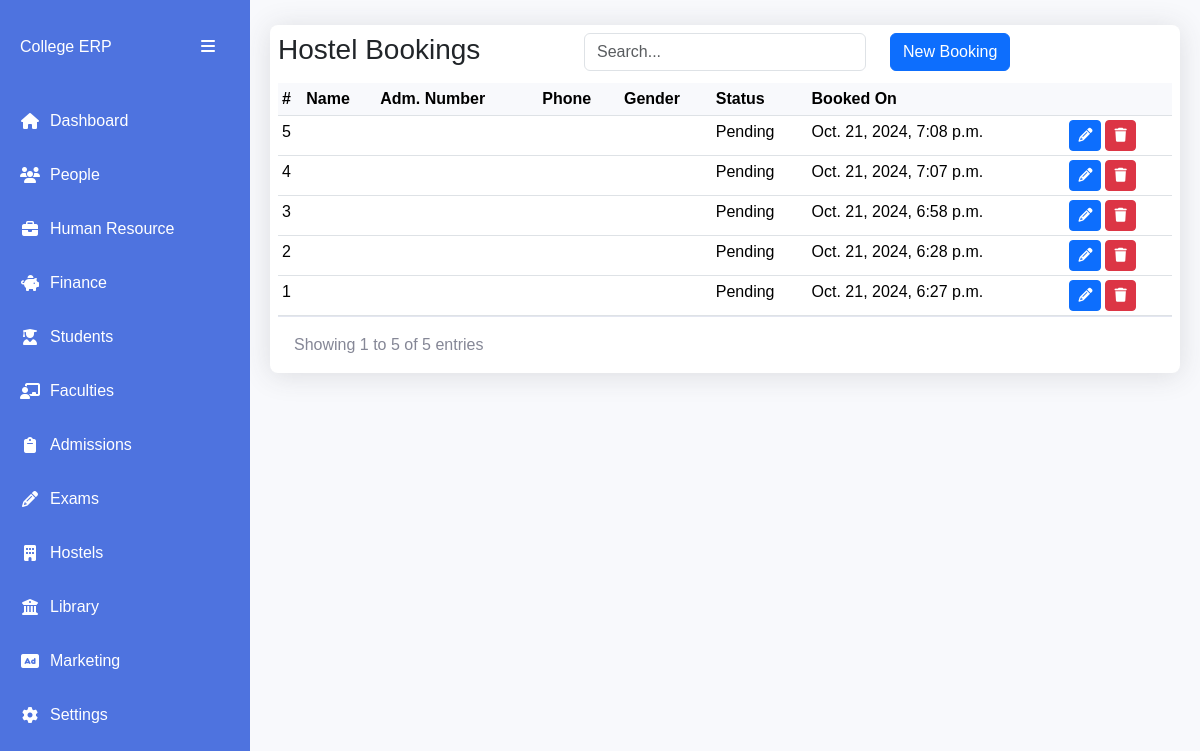
Screenshot of /hostels/bookings/ with the database file from the repository.
### apps/hostels/models.py (models this page shows, shortened)
class Booking(AbsoluteBaseModel):
    student = models.OneToOneField(
        "students.Student", on_delete=models.CASCADE, null=True
    )
    hostel_room = models.ForeignKey(
        "hostels.HostelRoom", on_delete=models.CASCADE, null=True
    )
    status = models.CharField(
        max_length=255, choices=BOOKING_STATUSES, default="Pending"
    )

### apps/hostels/views.py (the view)
# urls.py: path("bookings/", BookingsListView.as_view(), name="bookings"),
class BookingsListView(ListView):
    model = Booking
    template_name = "hostels/bookings/bookings.html"
    context_object_name = "bookings"
    paginate_by = 8
    def get_queryset(self):
        queryset = super().get_queryset()
        search_query = self.request.GET.get("search", "")
        if search_query:
            queryset = queryset.filter(
                Q(id__icontains=search_query)
                | Q(student__registration_number__icontains=search_query)
            )
        return queryset.annotate(
            is_pending=Case(
                When(
                    status="Pending", then=Value(0)
                ),  # Pending bookings are given a value of 0
                default=Value(1),  # All other statuses are given a value of 1
                output_field=IntegerField(),
            )
        ).order_by("-created_on")
    def get_context_data(self, **kwargs):
        context = super().get_context_data(**kwargs)
        context["search_query"] = self.request.GET.get("search", "")
        return context

### templates/hostels/bookings/bookings.html (shortened to what this page needs)
{% extends "base1.html" %}
{% block content %}
<div class="table-card">
    <div class="row py-2 px-2">
      <div class="col">
          <h3>Hostel Bookings</h3>
      </div>
      <div class="col">
          <input type="text" class="form-control" placeholder="Search..."
          id="searchInput" value="{{ search_query }}">
      </div>
      <div class="col">
        <button class="btn btn-primary" data-bs-toggle="modal" data-bs-target="#newBookingModal">New Booking</button>
      </div>
  </div>
      <div class="table-container px-2">
        <table class="table data-table table-sm">
          <thead>
            <tr>
              <th scope="col">#</th>
              <th scope="col">Name</th>
              <th scope="col">Adm. Number</th>
              <th scope="col">Phone</th>
              <th scope="col">Gender</th>
              <th scope="col">Status</th>
              <th scope="col">Booked On</th>
              <th scope="col" colspan="2"></th>
            </tr>
          </thead>
          <tbody>
            {% for booking in page_obj %}
            <tr>
              <td>{{booking.id}}</td>
              <td>{{booking.first_name}} {{booking.last_name}}</td>
              <td>{{booking.registration_number}}</td>
              <td>{{booking.phone_number}}</td>
              <td>{{booking.gender}}</td>
              <td>{{booking.status}}</td>
              <td>{{booking.created_on}}</td>
              <td>
                <div class="d-flex gap-1">
                  <a class="btn btn-primary btn-sm" data-bs-toggle="modal" data-bs-target="#editBookingModal{{ booking.id }}">
                    <i class="fas fa-pencil"></i>
                  </a>
                  <a class="btn btn-danger btn-sm" data-bs-toggle="modal" data-bs-target="#deleteBookingModal{{ booking.id }}">
                    <i class="fas fa-trash"></i>
                  </a>
                </div>
              </td>
            </tr>
            {% endfor %}
          </tbody>
        </table>
        <div class="table-footer">
          <div class="page-info">
              Showing
              {{ page_obj.start_index }}
              to
              {{ page_obj.end_index }}
              of
              {{ paginator.count }}
              entries
          </div>
      </div>
      </div>
{% endblock content %}

### templates/base1.html (style rules this page uses)
:root { --sidebar-width: 250px; --sidebar-collapsed-width: 70px; --primary-color: #4e73df; --secondary-color: #858796; }
body { background-color: #f8f9fc; font-family: 'Nunito', sans-serif; overflow-x: hidden; }
.table-card { background: white; border-radius: 8px; box-shadow: 0 0.15rem 1.75rem 0 rgba(58, 59, 69, 0.15); margin: 5px 0; }
.table-container { overflow-x: auto; }
.data-table { margin-bottom: 0; }
.data-table th { background-color: #f8f9fc; border-top: none; white-space: nowrap; cursor: pointer; }
.table-footer { padding: 1rem; display: flex; justify-content: space-between; align-items: center; flex-wrap: wrap; gap: 1rem; border-top: 1px solid #e3e6f0; }
.page-info { color: #858796; }

### rows the page displays
Booking: id "5", status "Pending", created_on "Oct. 21, 2024, 7:08 p.m."
Booking: id "4", status "Pending", created_on "Oct. 21, 2024, 7:07 p.m."
Booking: id "3", status "Pending", created_on "Oct. 21, 2024, 6:58 p.m."
Booking: id "2", status "Pending", created_on "Oct. 21, 2024, 6:28 p.m."
Booking: id "1", status "Pending", created_on "Oct. 21, 2024, 6:27 p.m."

### other values shown
{{ page_obj.start_index }} "1"
{{ page_obj.end_index }} "5"
{{ paginator.count }} "5"
